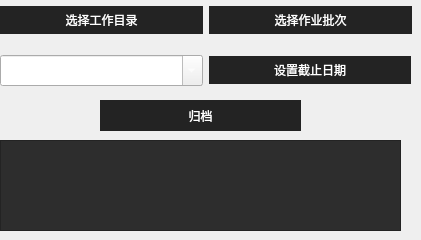
            <widget class="QWidget" name="pageArchive">
             <widget class="QTextBrowser" name="textBrowserArchive">
              <property name="geometry">
               <rect>
                <x>0</x>
                <y>140</y>
                <width>401</width>
                <height>91</height>
               </rect>
              </property>
              <property name="palette">
               <palette>
                <active>
                 <colorrole role="Button">
                  <brush brushstyle="SolidPattern">
                   <color alpha="255">
                    <red>45</red>
                    <green>45</green>
                    <blue>45</blue>
                   </color>
                  </brush>
                 </colorrole>
                 <colorrole role="Text">
                  <brush brushstyle="SolidPattern">
                   <color alpha="255">
                    <red>255</red>
                    <green>255</green>
                    <blue>255</blue>
                   </color>
                  </brush>
                 </colorrole>
                 <colorrole role="Base">
                  <brush brushstyle="SolidPattern">
                   <color alpha="255">
                    <red>45</red>
                    <green>45</green>
                    <blue>45</blue>
                   </color>
                  </brush>
                 </colorrole>
                 <colorrole role="Window">
                  <brush brushstyle="SolidPattern">
                   <color alpha="255">
                    <red>45</red>
                    <green>45</green>
                    <blue>45</blue>
                   </color>
                  </brush>
                 </colorrole>
                 <colorrole role="AlternateBase">
                  <brush brushstyle="SolidPattern">
                   <color alpha="255">
                    <red>45</red>
                    <green>45</green>
                    <blue>45</blue>
                   </color>
                  </brush>
                 </colorrole>
                </active>
                <inactive>
                 <colorrole role="Button">
                  <brush brushstyle="SolidPattern">
                   <color alpha="255">
                    <red>45</red>
                    <green>45</green>
                    <blue>45</blue>
                   </color>
                  </brush>
                 </colorrole>
                 <colorrole role="Text">
                  <brush brushstyle="SolidPattern">
                   <color alpha="255">
                    <red>255</red>
                    <green>255</green>
                    <blue>255</blue>
                   </color>
                  </brush>
                 </colorrole>
                 <colorrole role="Base">
                  <brush brushstyle="SolidPattern">
                   <color alpha="255">
                    <red>45</red>
                    <green>45</green>
                    <blue>45</blue>
                   </color>
                  </brush>
                 </colorrole>
                 <colorrole role="Window">
                  <brush brushstyle="SolidPattern">
                   <color alpha="255">
                    <red>45</red>
                    <green>45</green>
                    <blue>45</blue>
                   </color>
                  </brush>
                 </colorrole>
                 <colorrole role="AlternateBase">
                  <brush brushstyle="SolidPattern">
                   <color alpha="255">
                    <red>45</red>
                    <green>45</green>
                    <blue>45</blue>
                   </color>
                  </brush>
                 </colorrole>
                </inactive>
                <disabled>
                 <colorrole role="Button">
                  <brush brushstyle="SolidPattern">
                   <color alpha="255">
                    <red>45</red>
                    <green>45</green>
                    <blue>45</blue>
                   </color>
                  </brush>
                 </colorrole>
                 <colorrole role="Text">
                  <brush brushstyle="SolidPattern">
                   <color alpha="255">
                    <red>120</red>
                    <green>120</green>
                    <blue>120</blue>
                   </color>
                  </brush>
                 </colorrole>
                 <colorrole role="Base">
                  <brush brushstyle="SolidPattern">
                   <color alpha="255">
                    <red>45</red>
                    <green>45</green>
                    <blue>45</blue>
                   </color>
                  </brush>
                 </colorrole>
                 <colorrole role="Window">
                  <brush brushstyle="SolidPattern">
                   <color alpha="255">
                    <red>45</red>
                    <green>45</green>
                    <blue>45</blue>
                   </color>
                  </brush>
                 </colorrole>
                 <colorrole role="AlternateBase">
                  <brush brushstyle="SolidPattern">
                   <color alpha="255">
                    <red>45</red>
                    <green>45</green>
                    <blue>45</blue>
                   </color>
                  </brush>
                 </colorrole>
                </disabled>
               </palette>
              </property>
              <property name="font">
               <font>
                <family>黑体</family>
                <pointsize>12</pointsize>
               </font>
              </property>
              <property name="styleSheet">
               <string notr="true">QMessageBox QLabel {
	color: rgb(255, 255, 255);

}
</string>
              </property>
              <property name="html">
               <string>&lt;!DOCTYPE HTML PUBLIC &quot;-//W3C//DTD HTML 4.0//EN&quot; &quot;http://www.w3.org/TR/REC-html40/strict.dtd&quot;&gt;
&lt;html&gt;&lt;head&gt;&lt;meta name=&quot;qrichtext&quot; content=&quot;1&quot; /&gt;&lt;style type=&quot;text/css&quot;&gt;
p, li { white-space: pre-wrap; }
&lt;/style&gt;&lt;/head&gt;&lt;body style=&quot; font-family:'黑体'; font-size:12pt; font-weight:400; font-style:normal;&quot;&gt;
&lt;p style=&quot;-qt-paragraph-type:empty; margin-top:0px; margin-bottom:0px; margin-left:0px; margin-right:0px; -qt-block-indent:0; text-indent:0px;&quot;&gt;&lt;br /&gt;&lt;/p&gt;&lt;/body&gt;&lt;/html&gt;</string>
              </property>
             </widget>
             <widget class="QWidget" name="layoutWidget">
              <property name="geometry">
               <rect>
                <x>0</x>
                <y>0</y>
                <width>412</width>
                <height>41</height>
               </rect>
              </property>
              <layout class="QHBoxLayout" name="horizontalLayout_4">
               <item>
                <widget class="QPushButton" name="BtnSetDir">
                 <property name="minimumSize">
                  <size>
                   <width>121</width>
                   <height>28</height>
                  </size>
                 </property>
                 <property name="styleSheet">
                  <string notr="true">QPushButton {
	color: rgb(255, 255, 255);
	background-color: rgb(35, 35, 35);
	border: 0px solid;
	font: 12pt &quot;黑体&quot;;
}
QPushButton:hover {
	background-color: rgb(74, 74, 74);
}</string>
                 </property>
                 <property name="text">
                  <string>选择工作目录</string>
                 </property>
                </widget>
               </item>
               <item>
                <widget class="QPushButton" name="BtnSetHwNo">
                 <property name="minimumSize">
                  <size>
                   <width>121</width>
                   <height>28</height>
                  </size>
                 </property>
                 <property name="styleSheet">
                  <string notr="true">QPushButton {
	color: rgb(255, 255, 255);
	background-color: rgb(35, 35, 35);
	border: 0px solid;
	font: 12pt &quot;黑体&quot;;
}
QPushButton:hover {
	background-color: rgb(74, 74, 74);
}</string>
                 </property>
                 <property name="text">
                  <string>选择作业批次</string>
                 </property>
                </widget>
               </item>
              </layout>
             </widget>
             <widget class="QPushButton" name="BtnArchive">
              <property name="geometry">
               <rect>
                <x>100</x>
                <y>100</y>
                <width>201</width>
                <height>31</height>
               </rect>
              </property>
              <property name="minimumSize">
               <size>
                <width>121</width>
                <height>28</height>
               </size>
              </property>
              <property name="styleSheet">
               <string notr="true">QPushButton {
	color: rgb(255, 255, 255);
	background-color: rgb(35, 35, 35);
	border: 0px solid;
	font: 12pt &quot;黑体&quot;;
}
QPushButton:hover {
	background-color: rgb(74, 74, 74);
}</string>
              </property>
              <property name="text">
               <string>归档</string>
              </property>
             </widget>
             <widget class="QWidget" name="layoutWidget">
              <property name="geometry">
               <rect>
                <x>0</x>
                <y>50</y>
                <width>411</width>
                <height>41</height>
               </rect>
              </property>
              <layout class="QHBoxLayout" name="horizontalLayout_5">
               <item>
                <widget class="QDateTimeEdit" name="dateTimeEdit">
                 <property name="minimumSize">
                  <size>
                   <width>156</width>
                   <height>31</height>
                  </size>
                 </property>
                 <property name="font">
                  <font>
                   <family>黑体</family>
                   <pointsize>12</pointsize>
                  </font>
                 </property>
                 <property name="styleSheet">
                  <string notr="true">color: white</string>
                 </property>
                 <property name="displayFormat">
                  <string>yyyy/M/d HH:mm:ss</string>
                 </property>
                 <property name="calendarPopup">
                  <bool>true</bool>
                 </property>
                </widget>
               </item>
               <item>
                <widget class="QPushButton" name="BtnSetDdl">
                 <property name="minimumSize">
                  <size>
                   <width>121</width>
                   <height>28</height>
                  </size>
                 </property>
                 <property name="styleSheet">
                  <string notr="true">QPushButton {
	color: rgb(255, 255, 255);
	background-color: rgb(35, 35, 35);
	border: 0px solid;
	font: 12pt &quot;黑体&quot;;
}
QPushButton:hover {
	background-color: rgb(74, 74, 74);
}</string>
                 </property>
                 <property name="text">
                  <string>设置截止日期</string>
                 </property>
                </widget>
               </item>
              </layout>
             </widget>
            </widget>
